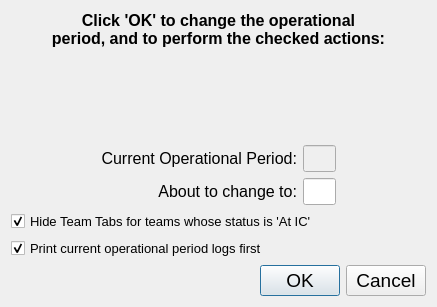
<?xml version="1.0" encoding="UTF-8"?>
<ui version="4.0">
 <class>opPeriodDialog</class>
 <widget class="QDialog" name="opPeriodDialog">
  <property name="geometry">
   <rect>
    <x>0</x>
    <y>0</y>
    <width>437</width>
    <height>307</height>
   </rect>
  </property>
  <property name="windowTitle">
   <string>Change Operational Period</string>
  </property>
  <layout class="QVBoxLayout" name="verticalLayout">
   <item>
    <widget class="QLabel" name="label">
     <property name="font">
      <font>
       <family>Segoe UI</family>
       <pointsize>12</pointsize>
       <weight>75</weight>
       <bold>true</bold>
      </font>
     </property>
     <property name="text">
      <string>Click 'OK' to change the operational
period, and to perform the checked actions:</string>
     </property>
     <property name="alignment">
      <set>Qt::AlignCenter</set>
     </property>
    </widget>
   </item>
   <item>
    <spacer name="verticalSpacer">
     <property name="orientation">
      <enum>Qt::Vertical</enum>
     </property>
     <property name="sizeHint" stdset="0">
      <size>
       <width>20</width>
       <height>40</height>
      </size>
     </property>
    </spacer>
   </item>
   <item>
    <layout class="QGridLayout" name="gridLayout">
     <item row="1" column="2">
      <widget class="QLineEdit" name="newOpPeriodField">
       <property name="enabled">
        <bool>true</bool>
       </property>
       <property name="font">
        <font>
         <family>Segoe UI</family>
         <pointsize>12</pointsize>
        </font>
       </property>
      </widget>
     </item>
     <item row="0" column="1">
      <widget class="QLabel" name="label_2">
       <property name="font">
        <font>
         <family>Segoe UI</family>
         <pointsize>12</pointsize>
        </font>
       </property>
       <property name="text">
        <string>Current Operational Period:</string>
       </property>
       <property name="alignment">
        <set>Qt::AlignRight|Qt::AlignTrailing|Qt::AlignVCenter</set>
       </property>
      </widget>
     </item>
     <item row="0" column="0">
      <spacer name="horizontalSpacer">
       <property name="orientation">
        <enum>Qt::Horizontal</enum>
       </property>
       <property name="sizeHint" stdset="0">
        <size>
         <width>200</width>
         <height>20</height>
        </size>
       </property>
      </spacer>
     </item>
     <item row="1" column="1">
      <widget class="QLabel" name="label_3">
       <property name="font">
        <font>
         <family>Segoe UI</family>
         <pointsize>12</pointsize>
        </font>
       </property>
       <property name="text">
        <string>About to change to:</string>
       </property>
       <property name="alignment">
        <set>Qt::AlignRight|Qt::AlignTrailing|Qt::AlignVCenter</set>
       </property>
      </widget>
     </item>
     <item row="0" column="2">
      <widget class="QLineEdit" name="currentOpPeriodField">
       <property name="enabled">
        <bool>false</bool>
       </property>
       <property name="font">
        <font>
         <family>Segoe UI</family>
         <pointsize>12</pointsize>
        </font>
       </property>
      </widget>
     </item>
     <item row="1" column="3">
      <spacer name="horizontalSpacer_2">
       <property name="orientation">
        <enum>Qt::Horizontal</enum>
       </property>
       <property name="sizeHint" stdset="0">
        <size>
         <width>200</width>
         <height>20</height>
        </size>
       </property>
      </spacer>
     </item>
    </layout>
   </item>
   <item>
    <widget class="QCheckBox" name="deleteTabsCheckBox">
     <property name="font">
      <font>
       <family>Segoe UI</family>
       <pointsize>10</pointsize>
      </font>
     </property>
     <property name="text">
      <string>Hide Team Tabs for teams whose status is 'At IC'</string>
     </property>
     <property name="checked">
      <bool>true</bool>
     </property>
    </widget>
   </item>
   <item>
    <widget class="QCheckBox" name="printCheckBox">
     <property name="font">
      <font>
       <family>Segoe UI</family>
       <pointsize>10</pointsize>
      </font>
     </property>
     <property name="text">
      <string>Print current operational period logs first</string>
     </property>
     <property name="checked">
      <bool>true</bool>
     </property>
    </widget>
   </item>
   <item>
    <widget class="QDialogButtonBox" name="buttonBox">
     <property name="font">
      <font>
       <family>Segoe UI</family>
       <pointsize>14</pointsize>
      </font>
     </property>
     <property name="orientation">
      <enum>Qt::Horizontal</enum>
     </property>
     <property name="standardButtons">
      <set>QDialogButtonBox::Cancel|QDialogButtonBox::Ok</set>
     </property>
    </widget>
   </item>
  </layout>
 </widget>
 <resources/>
 <connections>
  <connection>
   <sender>buttonBox</sender>
   <signal>accepted()</signal>
   <receiver>opPeriodDialog</receiver>
   <slot>accept()</slot>
   <hints>
    <hint type="sourcelabel">
     <x>248</x>
     <y>254</y>
    </hint>
    <hint type="destinationlabel">
     <x>157</x>
     <y>274</y>
    </hint>
   </hints>
  </connection>
  <connection>
   <sender>buttonBox</sender>
   <signal>rejected()</signal>
   <receiver>opPeriodDialog</receiver>
   <slot>reject()</slot>
   <hints>
    <hint type="sourcelabel">
     <x>316</x>
     <y>260</y>
    </hint>
    <hint type="destinationlabel">
     <x>286</x>
     <y>274</y>
    </hint>
   </hints>
  </connection>
 </connections>
</ui>
